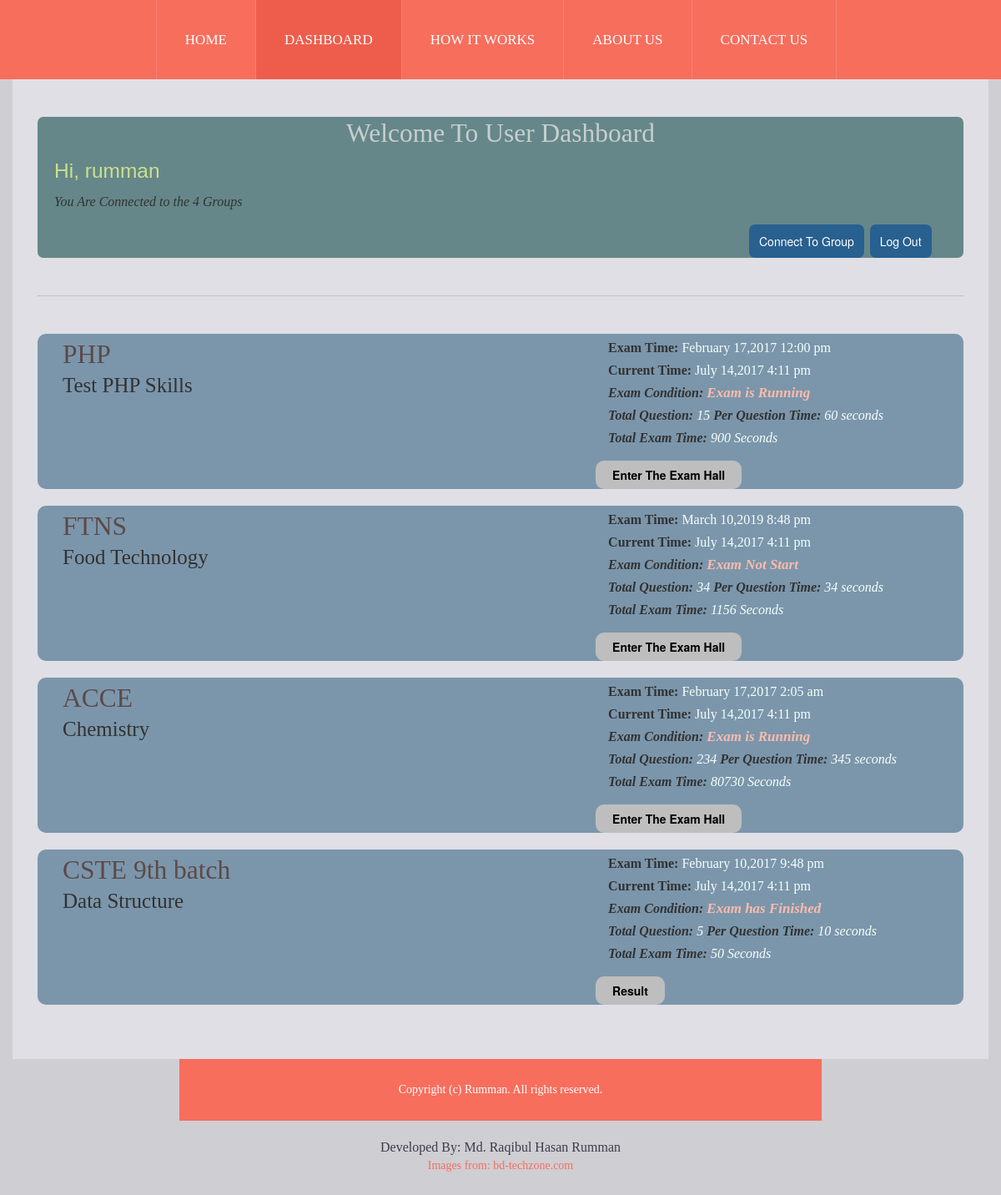
The page /userdashboard.php (signed in) on the database its author committed.
### tables this page shows
CREATE TABLE `examgroups` (
  `id` int(11) NOT NULL,
  `groupName` varchar(255) NOT NULL,
  `examName` varchar(255) NOT NULL,
  `totalQuestion` int(11) NOT NULL,
  `totalExamShowQues` int(11) NOT NULL,
  `examRunningTime` int(11) NOT NULL,
  `eachQuestionTime` int(11) NOT NULL,
  `startingTime` datetime NOT NULL,
  `admin_id` int(11) NOT NULL,
  `admin_code` varchar(255) NOT NULL,
  `groupToken` varchar(255) NOT NULL
);

### lib/Session.php (called while the page is built, shortened)
<?php
  class Session{
     public static function get($key){
          if (isset($_SESSION[$key])) {
           return $_SESSION[$key];
          } else {
           return false;
          }
     }
  }
?>

### lib/Database.php (called while the page is built, shortened)
<?php
Class Database{
	public $host   = DB_HOST;
	public $user   = DB_USER;
	public $pass   = DB_PASS;
	public $dbname = DB_NAME;
	public $link;
	private function connectDB(){
	$this->link = new mysqli($this->host, $this->user, $this->pass, $this->dbname);
   }
   public function select($query,$type,$arr,$column)
	{
		$stmt = $this->link->prepare($query) or die($this->link->error.__LINE__);
        if(empty($column)){
        	if(empty($type) || empty($arr)){
        		$stmt->execute();
        		$stmt = $stmt->get_result();
        	}else{
        	 call_user_func_array(array($stmt, 'bind_param'), array_merge($type, $arr));
        	 $stmt->execute();
        	 $stmt = $stmt->get_result();
        	}
        }
		if($stmt->num_rows>0){
			return $stmt;
		}
		else{
			return false;
		}
	 }
 }
?>

### classes/User.php (called while the page is built, shortened)
<?php
  $filepath = realpath(dirname(__FILE__));
  include_once ($filepath."/../lib/Database.php");
?>
<?php
   class User
 {
	  	private $db;
	  	private $fm;
	  	function __construct()
	  	{
	  		$this->db = new Database();
	  		$this->fm = new Format();
	  	}
	  	public function checkuserhasgroup($userid){
            $userid = $this->fm->validation($userid);
        	$userid = mysqli_real_escape_string($this->db->link,$userid);
           $query = "SELECT * from usersforexamgroups where student_id=? order by id DESC";
        $result = $this->db->select($query,array('i'),array(&$userid),array());
        	if($result)
        		return $result;
        	else
        		return false;
	  	}
        public function detailsuserexamgroup($id,$gtoken){
              $id = $this->fm->validation($id);
              $id = mysqli_real_escape_string($this->db->link,$id);
              $gtoken = mysqli_real_escape_string($this->db->link,$gtoken);
              $query = "SELECT * from examgroups where id=? AND groupToken=?";
              $result = $this->db->select($query,array('is'),array(&$id,&$gtoken),array());
              if($result)
                return $result;
              else
                return false;
        }
 }

### helpers/format.php (called while the page is built, shortened)
<?php
class Format
{
	public function DateFormat($date)
	{
         return date("F j,Y  g:i a",strtotime($date));
	}
	public function validation($data)
	{
		$data = trim($data);
		$data = stripcslashes($data);
		$data = htmlspecialchars($data);
		$data = strip_tags($data);
		return $data;
	}
}
?>

### classes/Answer.php (called while the page is built, shortened)
<?php
  $filepath = realpath(dirname(__FILE__));
  include_once ($filepath."/../lib/Database.php");
  include_once ($filepath."/../helpers/format.php");
?>
<?php
   class Answer
  {
	  	private $db;
	  	function __construct()
	  	{
	  		$this->db = new Database();
	  	}
      public function userresultseeconfirm($gid){
        $pubval = 1;
         $query = "SELECT * from answer where  publish = ? AND gid = ?";
         $result = $this->db->select($query,array('ii'),array(&$pubval,&$gid),array());
             if($result){
              return  $result;
            }else{
              return false;
            }
      }
  }

### userdashboard.php (the view, shortened to what this page needs)
<?php
include 'lib/Session.php';
include('includes/header.php');
include('includes/menu.php');
?>
<?php
   $userid = Session::get('uid');
   $msg = $us->checkuserhasgroup($userid);
?>
<div class="container bg-light-gray">
 <div class="main-content">
 <section>
  <div class="featured-content">
    <div class="row-fluid">
     <div class="addashmain">
	      <h2>Welcome To User Dashboard</h2>
	      <h3>Hi, <?php echo Session::get('userusername')?></h3>
	      <?php
            if(!$msg)
              echo "<p style='color:mintcream;'><i>You Are Not Connected Any Group.Please Connect Now</i></p>";
            else{
            	$i=0;
            	while ($value = $msg->fetch_assoc()) {
            		$i++;
            	}
            	echo "<p><i>You Are Connected to the ".$i." Groups</i></p>";
            }
	      ?>
	      <span style="margin-left: 850px;">
	      <a href="userconnectgroup.php"><input type="submit" name="cg" value="Connect To Group" name=""></a>
	      <a href="?usaction=uslogout"><input type="submit" name="lg" value="Log Out" name=""></span></a>
	      <br>
     </div>
    </div>
   </div>
   </section>
   <div class="ruler"></div>
   <section>
   <div class="featured-content">
    <?php
    $dt = new DateTime('now', new DateTimeZone('Asia/Dhaka'));
    $st =  $dt->format('Y-m-d H:i:s');
    $result = $us->checkuserhasgroup($userid);
    if($result){
    	while ($value = $result->fetch_assoc()) {
         $group_id = $value['group_id'];
         $group_token = $value['group_token'];
         $query = $us->detailsuserexamgroup($group_id,$group_token);
         if($query){
            while ($res = $query->fetch_assoc()) {
         $tgtq = $res['totalExamShowQues'];
         $ck='f';
         $ck1='f';
         $totalext = $res['examRunningTime'];
         $datatime1 = $res['startingTime'];
         $datatime = new DateTime($datatime1, new DateTimeZone('Asia/Dhaka'));
         $dt = new DateTime($datatime1, new DateTimeZone('Asia/Dhaka'));
         $dt1 =  $dt->format('Y-m-d H:i:s');
         $datatime->add(new DateInterval('P0M0DT0H'.$totalext.'M0S'));
         $newtime =  $datatime->format('Y-m-d H:i:s');
         if($dt1>$st){
         	$examcon = "Exam Not Start";
          $ck = '';
         }elseif($dt1<$st && $newtime>$st){
         	$examcon = "Exam is Running";
          $ck = '';
         }elseif($st>$newtime){
         	$examcon = "Exam has Finished";
          $ck1 = '';
         }else{
         	$examcon = "";
         }
    ?>
	    <div class="row-fluid eachgr">
	      <div class="span7">
	         <h2><?php echo $res['groupName'];?></h2>
	         <p style="font-size: 25px;margin-left: 30px;"><?php echo $res['examName'];?></p>
	      </div>
	      <div class="span5">
	      <p><strong>Exam Time: </strong><span style="color:mintcream"><?php echo $fm->DateFormat($dt1);?></span></p>
	      <p style="margin-top: -12px;"><strong>Current Time: </strong><span style="color:mintcream"><?php echo $fm->DateFormat($st);?></span></p>
	         <p style="margin-top: -12px;">
	         <i><strong>Exam Condition: </strong><span style="color:#ffbba9;font-weight: bold;font-size: 17px;"><?php echo $examcon; ?></span></i></p>
	         <p style="margin-top: -12px;">
	         <i><strong> Total Question: </strong><span style="color:mintcream"><?php echo $res['totalExamShowQues']; ?></span></i>
           <i><strong> Per Question Time: </strong><span style="color:mintcream"><?php echo $res['eachQuestionTime'];?> seconds</span></i>
	         </p>
           <p style="margin-top: -12px;">
             <i><strong> Total Exam Time: </strong><span style="color:mintcream"><?php echo ($res['totalExamShowQues']*$res['eachQuestionTime']); ?> Seconds</span></i>
           </p>
            <?php
                 if($ck1=='f') {?>
           <a href="examhall.php?egid=<?php echo $group_id ;?>&gtok=<?php echo $group_token;?>"><input type="submit" name="viewgrp" value="Enter The Exam Hall"></a>
            <?php } ?>
	          <?php
                 if($ck=='f') {?>
                 <?php
                 $cnfm = $as->userresultseeconfirm($group_id);
                 if(!$cnfm)  { ?>
                   <input onclick = "confirm('Result Not Published Yet')" type="submit" name="addquestion" value="Result">
                <?php } else{
                 ?>
                  <a href="userresult.php?resid=<?php echo $userid;?>&regpid=<?php echo $group_id;?>&tgtq=<?php echo $tgtq;?>"><input type="submit" name="addquestion" value="Result"></a>
               <?php  } } ?>
	      </div>
	   </div>
	   <br>
   <?php } } } }?>
   </div>
   </section>
 </div>
</div>
<?php
include('includes/footer.php');
?>

### css/custom-styles.css (style rules this page uses)
body { font-family: 'open_sansregular';background: #cfced3; font-size: 14px; }
h1, h2, h3, h4, h5, h6 { margin:0; font-weight: normal; }
h2 { font-family: 'fjalla_oneregular'; }
a { transition:all 1s; }
p { color: #6f6e74; font-size: 14px; line-height: 24px; padding-bottom: 15px;margin: 0; font-family: 'latoregular'; }
.bg-light-gray { background: #e0dfe5; }
.ruler { border-top: 1px solid #c1c0c6; }
.main-content { padding: 0 30px; }
.featured-content { padding: 45px 0; }

### css/component.css (style rules this page uses)
*, *:after, *::before { -webkit-box-sizing: border-box; -moz-box-sizing: border-box; box-sizing: border-box; }
body { font-family: 'Raleway', sans-serif; }

### css/style.css (style rules this page uses)
.addashmain { background: #658789; border-radius: 7px; }
.addashmain h2 { text-align: center; color: #c8cece; }
.addashmain h3 { margin: 5px; margin-left: 20px; margin-bottom: 0px; color: #cce08e; }
.addashmain p { margin: 5px; margin-left: 20px; margin-bottom: 0px; color: #323232; font-size: 16px; }
.addashmain input { margin-left: 300px; }
.addashmain input[type=submit] { padding: 10px 12px; border-radius: 7px; background:#286090; color: #fff; border:none; margin-left: 3px; }
.eachgr { background: #7B96AB; border-radius: 10px; }
.eachgr h2 { margin:5px; margin-left: 30px; margin-bottom: 0px; color: #5c4949; }
.eachgr p { margin: 5px; margin-left: 20px; margin-bottom: 0px; color: #323232; font-size: 16px; }
.eachgr input[type=submit] { padding: 7px 20px; border: none; border-radius: 10px; margin-left: 5px; box-sizing: border-box; background: #BEBEBE; font-weight: bold; }

### rows shown on the page
examgroups: groupName "PHP", examName "Test PHP Skills", startingTime "February 17,2017 12:00 pm", startingTime "Exam is Running", totalExamShowQues "15", eachQuestionTime "60", $res['totalExamShowQues']*$res['eachQuestionTime'] "900"
examgroups: groupName "FTNS", examName "Food Technology", startingTime "March 10,2019 8:48 pm", startingTime "Exam Not Start", totalExamShowQues "34", eachQuestionTime "34", $res['totalExamShowQues']*$res['eachQuestionTime'] "1156"
examgroups: groupName "ACCE", examName "Chemistry", startingTime "February 17,2017 2:05 am", startingTime "Exam is Running", totalExamShowQues "234", eachQuestionTime "345", $res['totalExamShowQues']*$res['eachQuestionTime'] "80730"
examgroups: groupName "CSTE 9th batch", examName "Data Structure", startingTime "February 10,2017 9:48 pm", startingTime "Exam has Finished", totalExamShowQues "5", eachQuestionTime "10", $res['totalExamShowQues']*$res['eachQuestionTime'] "50"

### other values the page prints
Session::get('userusername') "rumman"
$i "4"
